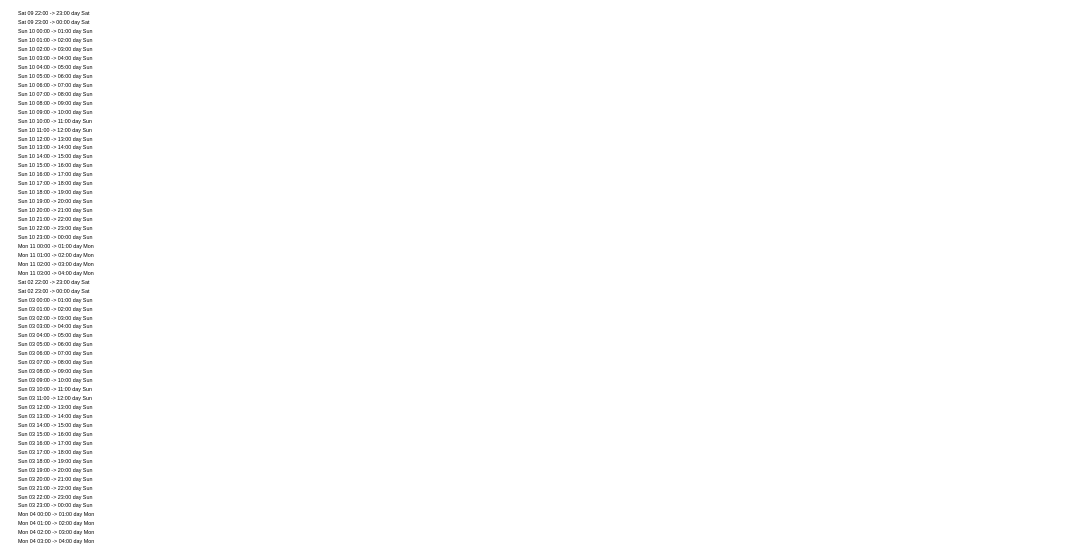

The specification (Vega-Lite) saved for this image:
### Vega specification from a JSON file in a GitHub repository (floating-point values rounded to 4 significant figures)
{"$schema": "https://vega.github.io/schema/vega/v6.json", "width": 600, "height": 300, "padding": 5, "autosize": "none", "background": "white", "data": [{"name": "d", "values": [{"t": 1710021600000}, {"t": 1710025200000}, {"t": 1710028800000}, {"t": 1710032400000}, {"t": 1710036000000}, {"t": 1710039600000}, {"t": 1710043200000}, {"t": 1710046800000}, {"t": 1710050400000}, {"t": 1710054000000}, {"t": 1710057600000}, {"t": 1710061200000}, {"t": 1710064800000}, {"t": 1710068400000}, {"t": 1710072000000}, {"t": 1710075600000}, {"t": 1710079200000}, {"t": 1710082800000}, {"t": 1710086400000}, {"t": 1710090000000}, {"t": 1710093600000}, {"t": 1710097200000}, {"t": 1710100800000}, {"t": 1710104400000}, {"t": 1710108000000}, {"t": 1710111600000}, {"t": 1710115200000}, {"t": 1710118800000}, {"t": 1710122400000}, {"t": 1710126000000}, {"t": 1730584800000}, {"t": 1730588400000}, {"t": 1730592000000}, {"t": 1730595600000}, {"t": 1730599200000}, {"t": 1730602800000}, {"t": 1730606400000}, {"t": 1730610000000}, {"t": 1730613600000}, {"t": 1730617200000}, {"t": 1730620800000}, {"t": 1730624400000}, {"t": 1730628000000}, {"t": 1730631600000}, {"t": 1730635200000}, {"t": 1730638800000}, {"t": 1730642400000}, {"t": 1730646000000}, {"t": 1730649600000}, {"t": 1730653200000}, {"t": 1730656800000}, {"t": 1730660400000}, {"t": 1730664000000}, {"t": 1730667600000}, {"t": 1730671200000}, {"t": 1730674800000}, {"t": 1730678400000}, {"t": 1730682000000}, {"t": 1730685600000}, {"t": 1730689200000}], "transform": [{"type": "timeunit", "field": "t", "units": ["year", "month", "date", "hours"], "as": ["h0", "h1"]}, {"type": "timeunit", "field": "t", "units": ["day"], "as": ["d0", "d1"]}, {"type": "formula", "expr": "timeFormat(datum.h0, '%a %d %H:%M') + ' -> ' + timeFormat(datum.h1, '%H:%M') + ' day ' + timeFormat(datum.d0, '%a')", "as": "label"}]}], "scales": [{"name": "y", "type": "band", "domain": {"data": "d", "field": "label"}, "range": "height"}], "marks": [{"type": "text", "from": {"data": "d"}, "encode": {"update": {"x": {"value": 5}, "y": {"scale": "y", "field": "label", "band": 0.5}, "text": {"field": "label"}, "fontSize": {"value": 3}, "baseline": {"value": "middle"}}}}]}
